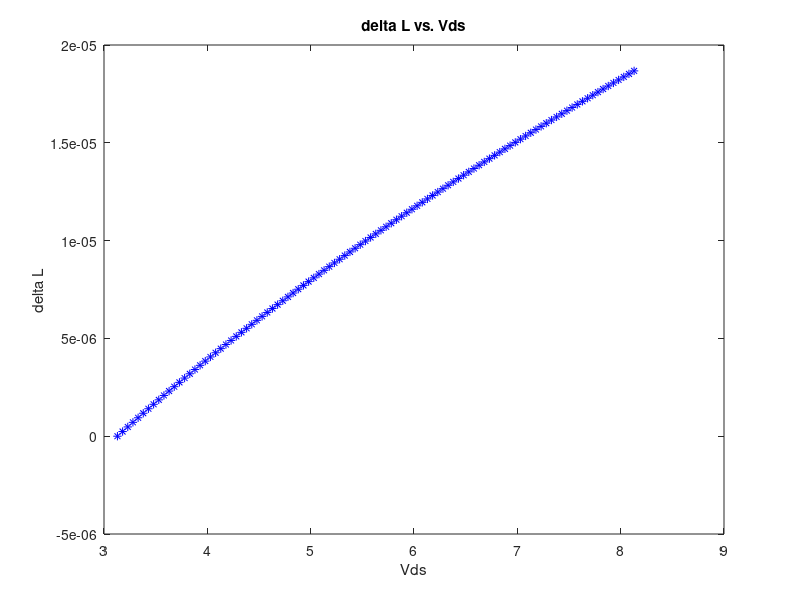

Write MATLAB code to recreate this figure.
for vds = 3.13:0.05:8.13
   deltaL = 1.79*10.^-5*(sqrt(3.513+(vds-3.13))-1.8743);
   
   plot(vds, deltaL, 'b--*');
   hold on;
end
xlabel('Vds');
ylabel('delta L');
title('delta L vs. Vds');
